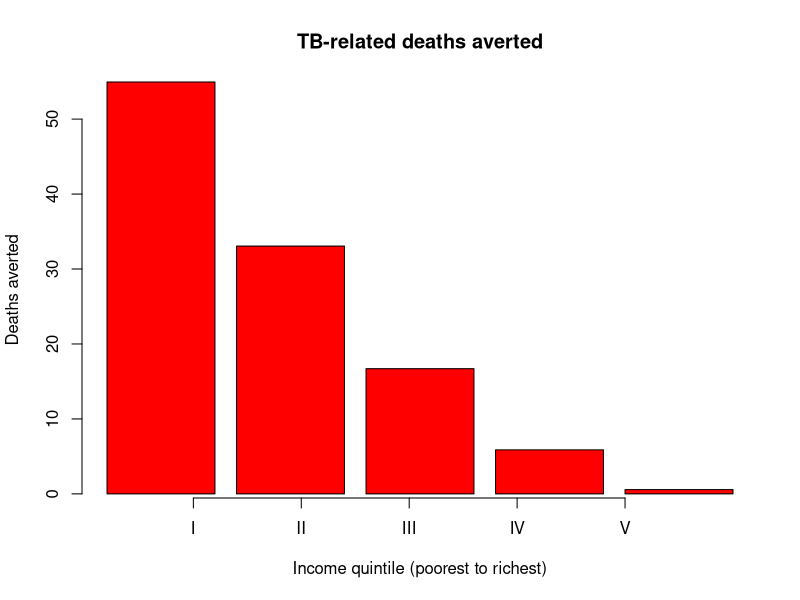
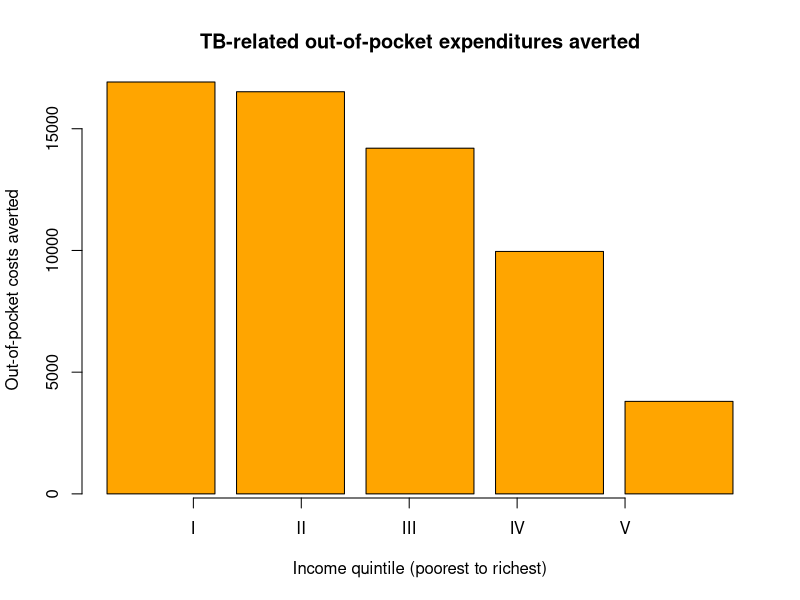
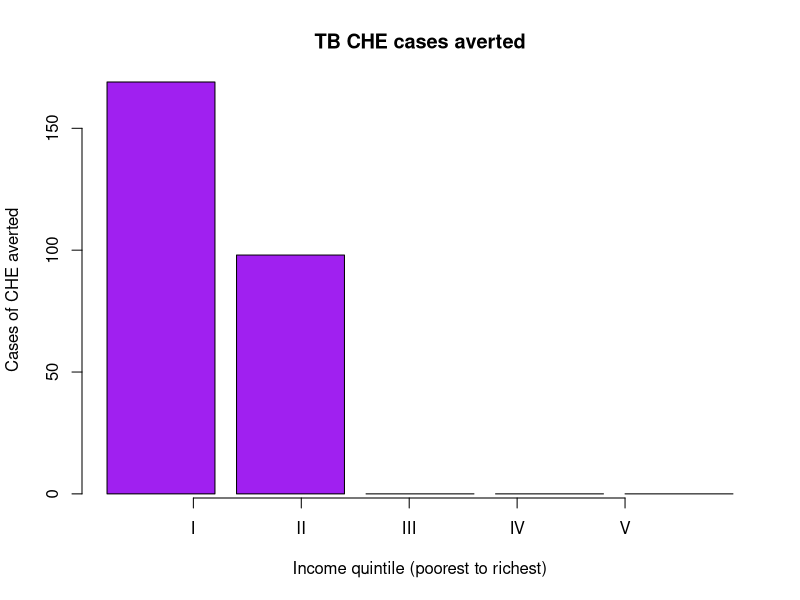
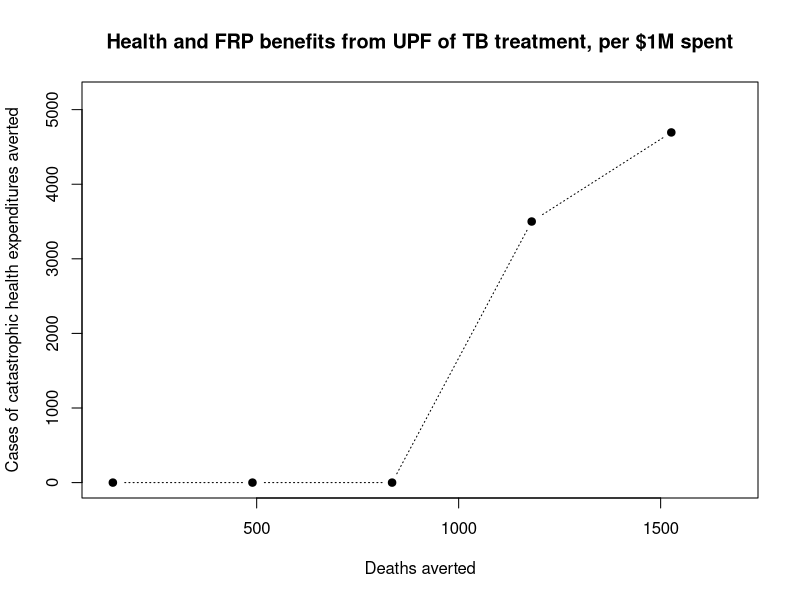
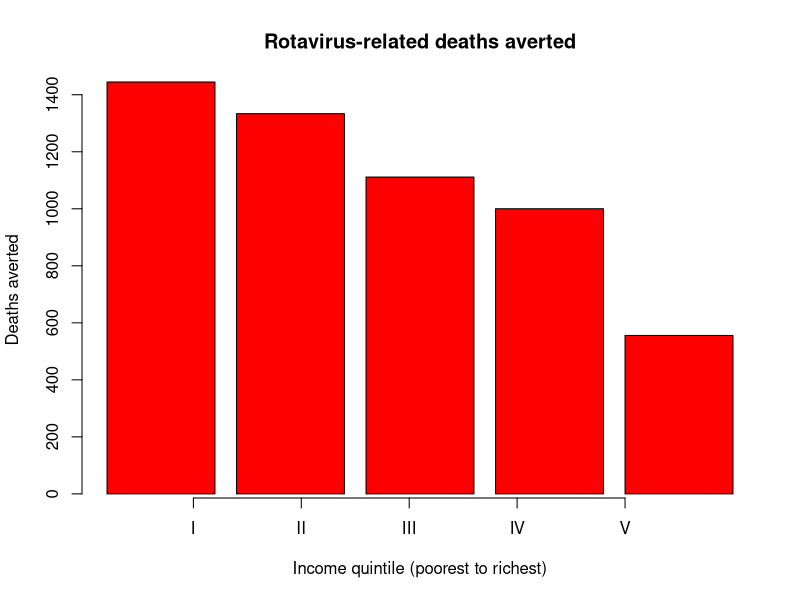
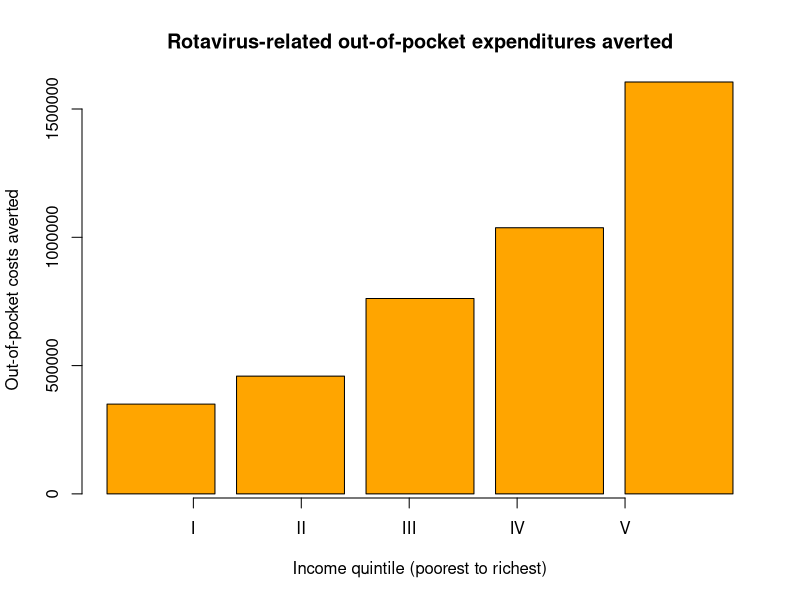
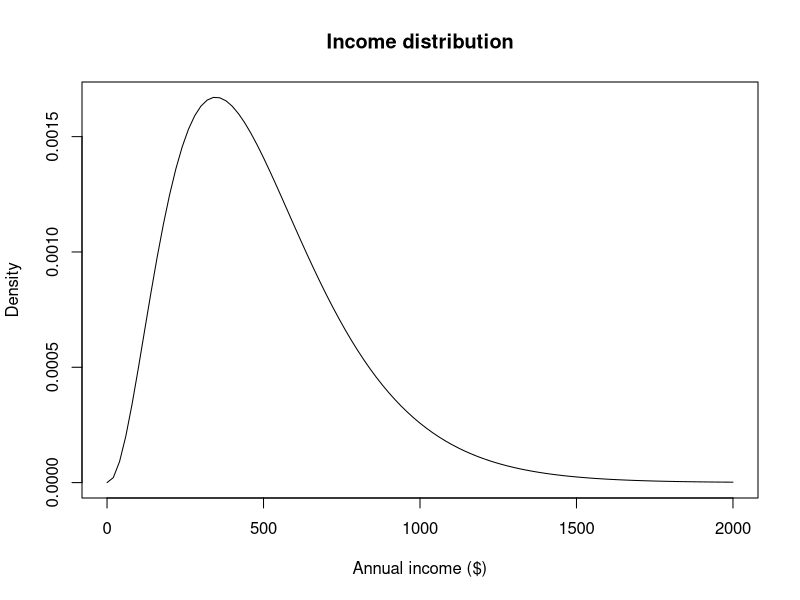
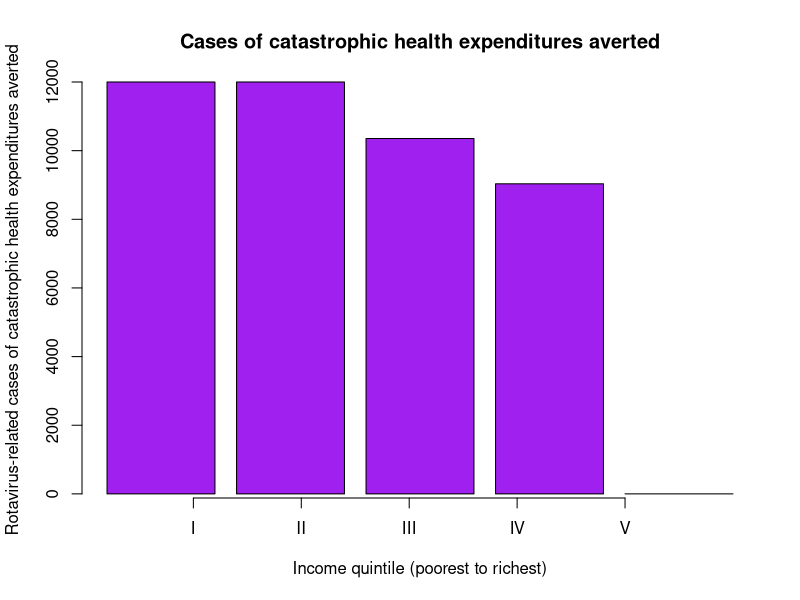

Here is the R script that generated these plots, in order:
#GHP201 - Session: Modeling approaches for ECEA - public finance of TB treatment and rotavirus vaccine
#Instructor: Stéphane Verguet
#April 7, 2026

data <- read.csv('tb-inputs.csv',header=TRUE) 

set.seed(123)

#Example A: raise coverage of TB treatment to 100% in the whole population

#1. Health benefits per income quintile (simple static model, no dynamic effects)

#1.1. Estimating number of TB-related deaths occuring before intervention in each income quintile

deaths_baseline <- c(data$value[data$parameter=="pop_1"]*data$value[data$parameter=="inc_1"]*(data$value[data$parameter=="cov_1"]*data$value[data$parameter=="cfr"]*(1-data$value[data$parameter=="eff"])+(1-data$value[data$parameter=="cov_1"])*data$value[data$parameter=="cfr"])
                     ,data$value[data$parameter=="pop_2"]*data$value[data$parameter=="inc_2"]*(data$value[data$parameter=="cov_2"]*data$value[data$parameter=="cfr"]*(1-data$value[data$parameter=="eff"])+(1-data$value[data$parameter=="cov_2"])*data$value[data$parameter=="cfr"]),
                     data$value[data$parameter=="pop_3"]*data$value[data$parameter=="inc_3"]*(data$value[data$parameter=="cov_3"]*data$value[data$parameter=="cfr"]*(1-data$value[data$parameter=="eff"])+(1-data$value[data$parameter=="cov_3"])*data$value[data$parameter=="cfr"]),
                     data$value[data$parameter=="pop_4"]*data$value[data$parameter=="inc_4"]*(data$value[data$parameter=="cov_4"]*data$value[data$parameter=="cfr"]*(1-data$value[data$parameter=="eff"])+(1-data$value[data$parameter=="cov_4"])*data$value[data$parameter=="cfr"]),
                     data$value[data$parameter=="pop_5"]*data$value[data$parameter=="inc_5"]*(data$value[data$parameter=="cov_5"]*data$value[data$parameter=="cfr"]*(1-data$value[data$parameter=="eff"])+(1-data$value[data$parameter=="cov_5"])*data$value[data$parameter=="cfr"]))
#note that both case fatality ratio (CFR) and treatment effectiveness 
#are assumed to be constant per quintile

#1.2. Estimating number of TB-related deaths occuring after intervention in each quintile

deaths_intervention <- c(data$value[data$parameter=="pop_1"]*data$value[data$parameter=="inc_1"]*(1*data$value[data$parameter=="cfr"]*(1-data$value[data$parameter=="eff"])+(1-1)*data$value[data$parameter=="cfr"]),
                         data$value[data$parameter=="pop_2"]*data$value[data$parameter=="inc_2"]*(1*data$value[data$parameter=="cfr"]*(1-data$value[data$parameter=="eff"])+(1-1)*data$value[data$parameter=="cfr"]),
                         data$value[data$parameter=="pop_3"]*data$value[data$parameter=="inc_3"]*(1*data$value[data$parameter=="cfr"]*(1-data$value[data$parameter=="eff"])+(1-1)*data$value[data$parameter=="cfr"]),
                         data$value[data$parameter=="pop_4"]*data$value[data$parameter=="inc_4"]*(1*data$value[data$parameter=="cfr"]*(1-data$value[data$parameter=="eff"])+(1-1)*data$value[data$parameter=="cfr"]),
                         data$value[data$parameter=="pop_5"]*data$value[data$parameter=="inc_5"]*(1*data$value[data$parameter=="cfr"]*(1-data$value[data$parameter=="eff"])+(1-1)*data$value[data$parameter=="cfr"]))	
	
#1.3. Estimating the number of TB-related deaths averted per quintile, 
#and plotting TB-related deaths averted per quintile

deaths_averted <- deaths_baseline - deaths_intervention			

barplot(deaths_averted,beside=TRUE,xlab='Income quintile (poorest to richest)',
        ylab='Deaths averted',main='TB-related deaths averted',col='red',xaxt='n')
axis(1,c(1,2,3,4,5),c("I","II","III","IV","V"))

#2. OOP costs crowded out per income quintile

#Estimating number of TB-related OOP costs occuring before intervention 
#in each income quintile and hence being crowded out by public finance

oop_baseline <- c(data$value[data$parameter=="pop_1"]*data$value[data$parameter=="inc_1"]*data$value[data$parameter=="cov_1"]*data$value[data$parameter=="oop_1"],
                  data$value[data$parameter=="pop_2"]*data$value[data$parameter=="inc_2"]*data$value[data$parameter=="cov_2"]*data$value[data$parameter=="oop_2"],
                  data$value[data$parameter=="pop_3"]*data$value[data$parameter=="inc_3"]*data$value[data$parameter=="cov_3"]*data$value[data$parameter=="oop_3"],
                  data$value[data$parameter=="pop_4"]*data$value[data$parameter=="inc_4"]*data$value[data$parameter=="cov_4"]*data$value[data$parameter=="oop_4"],
                  data$value[data$parameter=="pop_5"]*data$value[data$parameter=="inc_5"]*data$value[data$parameter=="cov_5"]*data$value[data$parameter=="oop_5"])	
	
barplot(oop_baseline,beside=TRUE,xlab='Income quintile (poorest to richest)',
        ylab='Out-of-pocket costs averted',main='TB-related out-of-pocket expenditures averted',
        col='orange',xaxt='n')
axis(1,c(1,2,3,4,5),c("I","II","III","IV","V"))

#3. FRP benefits per income quintile

#3.1. Simulating incomes from income distribution and assigning to individuals seeking TB care

#generating an income distribution from average income and gini
gini <- data$value[data$parameter=="gini"]
ave_income <- data$value[data$parameter=="mean"]

phi <- 1/gini
beta <- (1/phi)*(ave_income)

incomes <- rgamma(n=1000000,phi,rate=1/beta)
#n=total population = 1,000,000

qt <- quantile(sort(incomes), probs=seq(0,1, by=0.20), na.rm=TRUE) 
#extracting income quintile cutoffs

pop_incomes <- matrix(NA,5,data$value[data$parameter=="pop"]/5)

for(i in 1:5)
{
pop_incomes[i,] <- sample(incomes[incomes<=qt[i+1]&incomes>=qt[i]],data$value[data$parameter=="pop"]/5)	
}
#generating incomes for each individual per quintile

pop_incomes_u_1 <- sample(pop_incomes[1,],
data$value[data$parameter=="pop_1"]*data$value[data$parameter=="inc_1"]*data$value[data$parameter=="cov_1"])	
pop_incomes_u_2 <- sample(pop_incomes[2,],
data$value[data$parameter=="pop_2"]*data$value[data$parameter=="inc_2"]*data$value[data$parameter=="cov_2"])	
pop_incomes_u_3 <- sample(pop_incomes[3,],
data$value[data$parameter=="pop_3"]*data$value[data$parameter=="inc_3"]*data$value[data$parameter=="cov_3"])	
pop_incomes_u_4 <- sample(pop_incomes[4,],
data$value[data$parameter=="pop_4"]*data$value[data$parameter=="inc_4"]*data$value[data$parameter=="cov_4"])	
pop_incomes_u_5 <- sample(pop_incomes[5,],
data$value[data$parameter=="pop_5"]*data$value[data$parameter=="inc_5"]*data$value[data$parameter=="cov_5"])	
#generating incomes for each individual per quintile, who has TB and utilizes care

#3.2. Estimating catastrophic health expenditures averted

th <- data$value[data$parameter=="th"]
#setting catastrophic threshold of income 

cata_baseline <- c(sum(data$value[data$parameter=="oop_1"]>th*pop_incomes_u_1),
                   sum(data$value[data$parameter=="oop_2"]>th*pop_incomes_u_2),
                   sum(data$value[data$parameter=="oop_3"]>th*pop_incomes_u_3),
                   sum(data$value[data$parameter=="oop_4"]>th*pop_incomes_u_4),
                   sum(data$value[data$parameter=="oop_5"]>th*pop_incomes_u_5))  
#counting the number of times OOP costs surpass the threshold of income

barplot(cata_baseline,beside=TRUE,xlab='Income quintile (poorest to richest)',
        ylab='Cases of CHE averted',main='TB CHE cases averted',col='purple',xaxt='n')
axis(1,c(1,2,3,4,5),c("I","II","III","IV","V"))
#plotting TB_related CHE cases averted

#4. Total costs of the policy to public sector

policy_costs <- data$value[data$parameter=="c"]*c(data$value[data$parameter=="pop_1"]*data$value[data$parameter=="inc_1"]*1,
                                                  data$value[data$parameter=="pop_2"]*data$value[data$parameter=="inc_2"]*1,
                                                  data$value[data$parameter=="pop_3"]*data$value[data$parameter=="inc_3"]*1,
                                                  data$value[data$parameter=="pop_4"]*data$value[data$parameter=="inc_4"]*1,
                                                  data$value[data$parameter=="pop_5"]*data$value[data$parameter=="inc_5"]*1)
#estimating total policy costs per quintile, before treatment switches from private 
#financing to public financing (pre-coverage), and new treatment fully publically financed 
#(post-coverage - pre-coverage)
#note: unit cost of TB treatment assumed constant per quintile

#5. Summarizing ECEA outcomes

#5.1. Dashboard
ecea_dash <- as.data.frame(rbind(round(deaths_averted),round(oop_baseline),round(cata_baseline)))
colnames(ecea_dash) <- c("I","II","III","IV","V")
rownames(ecea_dash) <- c("Deaths averted","OOP expenditures averted","CHE cases averted")

#5.2. Efficiency plot (per $1M spent)

x <- ((deaths_averted/policy_costs)*1000000)
y <- ((cata_baseline/policy_costs)*1000000)
plot(y~x,main='Health and FRP benefits from UPF of TB treatment, per $1M spent',
     pch=19,type='b',lty=3,xlim=c(0.9*min(x),max(x)*1.1),ylim=c(0,max(y)*1.1),
     xlab='Deaths averted',ylab='Cases of catastrophic health expenditures averted')


##################################
#Example B - Public finance rotavirus immunization
##################################

data <- read.csv('rv-inputs.csv',header=TRUE)		#Load data csv file into the R console

#Policy: universal public finance
#Intervention = rotavirus immunization of newborns

#I-Health benefits per income quintile

deaths_baseline <- data$value[data$parameter=="births"]*data$value[data$parameter=="inc"]*1/5*c(data$value[data$parameter=="r1"],
                                                                                                data$value[data$parameter=="r2"],
                                                                                                data$value[data$parameter=="r3"],
                                                                                                data$value[data$parameter=="r4"],
                                                                                                data$value[data$parameter=="r5"])
#distributing the number of rotavirus-related deaths occuring before vaccines among 
#under-five children per income quintile using a risk index approach

deaths_intervention <- data$value[data$parameter=="births"]*data$value[data$parameter=="inc"]*1/5*c(data$value[data$parameter=="r1"],
                                                                                                    data$value[data$parameter=="r2"],
                                                                                                    data$value[data$parameter=="r3"],
                                                                                                    data$value[data$parameter=="r4"],
                                                                                                    data$value[data$parameter=="r5"])*(data$value[data$parameter=="cov"]*(1-data$value[data$parameter=="eff"])+(1-data$value[data$parameter=="cov"]))
 	
#estimating the number of rotavirus-related deaths occuring after vaccines in each income quintile
#note that both coverage (cov) and vaccine effectiveness (eff) are assumed to be constant 
#per income quintile

deaths_averted <- deaths_baseline - deaths_intervention			
#estimating the number of rotavirus-related deaths averted per income quintile

barplot(deaths_averted,beside=TRUE,xlab='Income quintile (poorest to richest)',
        ylab='Deaths averted',main='Rotavirus-related deaths averted',col='red',xaxt='n')
axis(1,c(1,2,3,4,5),c("I","II","III","IV","V"))
#plotting the rotavirus-related deaths averted per income quintile

#II-Private expenditures crowded out per income quintile
oop_intervention <- c(data$value[data$parameter=="pop_1"]*(data$value[data$parameter=="inp1"]*data$value[data$parameter=="cov_1"]*data$value[data$parameter=="eff"]*data$value[data$parameter=="oop_inp1"]+data$value[data$parameter=="out1"]*data$value[data$parameter=="cov_1"]*data$value[data$parameter=="eff"]*data$value[data$parameter=="oop_out1"]),
                      data$value[data$parameter=="pop_2"]*(data$value[data$parameter=="inp2"]*data$value[data$parameter=="cov_2"]*data$value[data$parameter=="eff"]*data$value[data$parameter=="oop_inp2"]+data$value[data$parameter=="out2"]*data$value[data$parameter=="eff"]*data$value[data$parameter=="cov_2"]*data$value[data$parameter=="oop_out2"]),
                      data$value[data$parameter=="pop_3"]*(data$value[data$parameter=="inp3"]*data$value[data$parameter=="eff"]*data$value[data$parameter=="cov_3"]*data$value[data$parameter=="oop_inp3"]+data$value[data$parameter=="out3"]*data$value[data$parameter=="eff"]*data$value[data$parameter=="cov_3"]*data$value[data$parameter=="oop_out3"]),
                      data$value[data$parameter=="pop_4"]*(data$value[data$parameter=="inp4"]*data$value[data$parameter=="eff"]*data$value[data$parameter=="cov_4"]*data$value[data$parameter=="oop_inp4"]+data$value[data$parameter=="out4"]*data$value[data$parameter=="eff"]*data$value[data$parameter=="cov_4"]*data$value[data$parameter=="oop_out4"]),
                      data$value[data$parameter=="pop_5"]*(data$value[data$parameter=="inp5"]*data$value[data$parameter=="eff"]*data$value[data$parameter=="cov_5"]*data$value[data$parameter=="oop_inp5"]+data$value[data$parameter=="out5"]*data$value[data$parameter=="eff"]*data$value[data$parameter=="cov_5"]*data$value[data$parameter=="oop_out5"]))		
#estimating the number of rotavirus-related out-of-pocket expenditures occuring before 
#intervention in each income quintile and hence being crowded out by universal public finance 
#of rotavirus vaccine with a certain effectiveness

barplot(oop_intervention,beside=TRUE,xlab='Income quintile (poorest to richest)',
        ylab='Out-of-pocket costs averted',
        main='Rotavirus-related out-of-pocket expenditures averted',col='orange',xaxt='n')
axis(1,c(1,2,3,4,5),c("I","II","III","IV","V"))
#plotting the rotavirus-related out-of-pocket expenditures averted per income quintile

#III-Financial risk protection benefits per income quintile

#generating an income distribution (more sophisticated version than above)
gini <- data$value[data$parameter=="gini"]
ave_income <- data$value[data$parameter=="mean"]

fgamma <- function(phi){gini-(1/(phi*4^phi))*1/beta(phi,phi + 1)} 
#income distribution function
phi <- uniroot(fgamma,lower=0.000001,upper=100)$root
beta <- (1/phi)*(ave_income)

income <- function(y){dgamma(y,shape=phi,scale=beta)}

plot(income,0,2000,main='Income distribution',ylab='Density',xlab='Annual income ($)')
#plotting the income distribution 
 
tile <- function(x)
{
uniroot(function(y)
{
x-integrate(income,lower=0,upper=y)$value
}
,lower=0,upper=1000000)$root 
}
#alternative function to generate income cutoffs
 
qt <- c(tile(0.2),tile(0.4),tile(0.6),tile(0.8))
#income quintile cutoffs

incomes <- rgamma(6000000,phi,rate=1/beta)
#generating 6 millions incomes from the income distribution

pop_incomes <- matrix(NA,5,data$value[data$parameter=="births"]/5)
for(i in 2:4)
{
pop_incomes[i,] <- sample(incomes[incomes<qt[i]&incomes>qt[i-1]],data$value[data$parameter=="births"]/5)	
}
pop_incomes[1,] <- sample(incomes[incomes<qt[1]],data$value[data$parameter=="births"]/5)
pop_incomes[5,] <- sample(incomes[incomes>qt[4]],data$value[data$parameter=="births"]/5)
#generating incomes for each individual in each income quintile

pop_incomes_u_1 <- sample(pop_incomes[1,],
data$value[data$parameter=="pop_1"]*data$value[data$parameter=="inp1"])	
pop_incomes_u_2 <- sample(pop_incomes[2,],
data$value[data$parameter=="pop_2"]*data$value[data$parameter=="inp2"])	
pop_incomes_u_3 <- sample(pop_incomes[3,],
data$value[data$parameter=="pop_3"]*data$value[data$parameter=="inp3"])	
pop_incomes_u_4 <- sample(pop_incomes[4,],
data$value[data$parameter=="pop_4"]*data$value[data$parameter=="inp4"])	
pop_incomes_u_5 <- sample(pop_incomes[5,],
data$value[data$parameter=="pop_5"]*data$value[data$parameter=="inp5"])	
#generating incomes for each individual in each income quintile which has rotavirus and 
#utilizes inpatient healthcare (where OOP costs are large)

#III-1-Estimation of catastrophic health expenditures averted

th <- data$value[data$parameter=="th"]
#setting catastrophic threshold of income 

cata_baseline <- c(sum(data$value[data$parameter=="oop_inp1"]>th*pop_incomes_u_1),
                   sum(data$value[data$parameter=="oop_inp2"]>th*pop_incomes_u_2),
                   sum(data$value[data$parameter=="oop_inp3"]>th*pop_incomes_u_3),
                   sum(data$value[data$parameter=="oop_inp4"]>th*pop_incomes_u_4),
                   sum(data$value[data$parameter=="oop_inp5"]>th*pop_incomes_u_5))  
#counting the number of times the inpatient OOP expenditures surpass the set 
#threshold of income

barplot(cata_baseline,beside=TRUE,xlab='Income quintile (poorest to richest)',
        ylab='Rotavirus-related cases of catastrophic health expenditures averted',
        main='Cases of catastrophic health expenditures averted',col='purple',xaxt='n')
axis(1,c(1,2,3,4,5),c("I","II","III","IV","V"))
#plotting the rotavirus_related catastrophic health expenditures averted

inc_cata_baseline <- cata_baseline/c(data$value[data$parameter=="pop_1"]*data$value[data$parameter=="inp1"],
                                     data$value[data$parameter=="pop_2"]*data$value[data$parameter=="inp2"],
                                     data$value[data$parameter=="pop_3"]*data$value[data$parameter=="inp3"],
                                     data$value[data$parameter=="pop_4"]*data$value[data$parameter=="inp4"],
                                     data$value[data$parameter=="pop_5"]*data$value[data$parameter=="inp5"])*100
#incidence of cases of catastrophic health expenditures among those with seeking inpatient care

#III-2-Estimation of cases of medical impoverishment averted

pov <- data$value[data$parameter=="pov"]
#poverty line 

pov_baseline <- c(sum((pop_incomes_u_1-data$value[data$parameter=="oop_inp1"]<pov)&(pop_incomes_u_1>pov)),
                  sum((pop_incomes_u_2-data$value[data$parameter=="oop_inp2"]<pov)&(pop_incomes_u_2>pov)),
                  sum((pop_incomes_u_3-data$value[data$parameter=="oop_inp3"]<pov)&(pop_incomes_u_3>pov)),
                  sum((pop_incomes_u_4-data$value[data$parameter=="oop_inp4"]<pov)&(pop_incomes_u_4>pov)),
                  sum((pop_incomes_u_5-data$value[data$parameter=="oop_inp5"]<pov)&(pop_incomes_u_5>pov)))  
#counting the number of times the inpatient out-of-pocket expenditures push the 
#incomes under the poverty line

barplot(pov_baseline,beside=TRUE,xlab='Income quintile (poorest to richest)',
        ylab='Rotavirus-related cases of medical impoverishment averted',
        main='Cases of poverty averted',col='purple',xaxt='n')
axis(1,c(1,2,3,4,5),c("I","II","III","IV","V"))
#plotting the rotavirus_related cases of poverty averted

inc_pov_baseline <- pov_baseline/c(data$value[data$parameter=="pop_1"]*data$value[data$parameter=="inp1"],
                                   data$value[data$parameter=="pop_2"]*data$value[data$parameter=="inp2"],
                                   data$value[data$parameter=="pop_3"]*data$value[data$parameter=="inp3"],
                                   data$value[data$parameter=="pop_4"]*data$value[data$parameter=="inp4"],
                                   data$value[data$parameter=="pop_5"]*data$value[data$parameter=="inp5"])*100
#incidence of cases of medical impoverishment among those with inpatient care for rotavirus

#IV-Total costs of the policy to the public sector

policy_costs <- data$value[data$parameter=="n"]*(data$value[data$parameter=="c_dose"]+data$value[data$parameter=="c_sys"])*c(data$value[data$parameter=="pop_1"]*data$value[data$parameter=="cov_1"],
                                                                                                                             data$value[data$parameter=="pop_2"]*data$value[data$parameter=="cov_2"],
                                                                                                                             data$value[data$parameter=="pop_3"]*data$value[data$parameter=="cov_3"],
                                                                                                                             data$value[data$parameter=="pop_4"]*data$value[data$parameter=="cov_4"],
                                                                                                                             data$value[data$parameter=="pop_5"]*data$value[data$parameter=="cov_5"])
#estimating the total policy costs per income quintile, only focusing on vaccine costs 
#since treatment is assumed to be entirely privately financed 
#note: we assumed unit cost of vaccine constant per income quintile

#V-Summarizing the ECEA

#V-1 Dashboard

ecea_dash <- as.data.frame(rbind(round(deaths_averted),round(oop_baseline),round(cata_baseline),round(pov_baseline)))
colnames(ecea_dash) <- c("I","II","III","IV","V")
rownames(ecea_dash) <- c("Deaths averted","Private expenditures averted","CHE cases averted","Poverty cases averted")

#V-2 Graphical display

x <- ((deaths_averted/policy_costs)*1000000)
y <- ((cata_baseline/policy_costs)*1000000)
plot(y~x,main='Health and FRP benefits from UPF of rotavirus vaccine, per $1M spent',
     pch=19,type='b',lty=3,xlim=c(0.9*min(x),max(x)*1.1),ylim=c(0,max(y)*1.1),
     xlab='Deaths averted',ylab='Cases of catastrophic health expenditures averted',cex.main=0.9)
